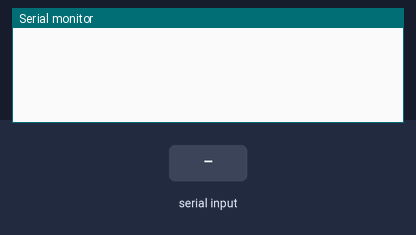
Bench run of a sketch on a simulated Arduino Leonardo, built with avr-gcc and run on an emulated ATmega32U4. On the bench: the last lines printed to the serial monitor. The test bench sets the inputs (shaded band). USB keyboard and mouse output is not drawn.

Above: at 1.2 s.
1.3 s: "A" received over the second serial link
At 2.5 s:
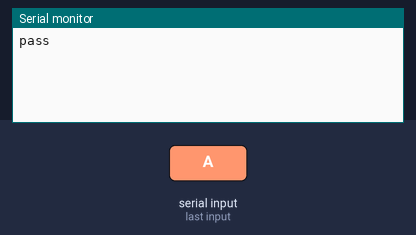
2.8 s: "B" received over the second serial link
At 3.7 s:
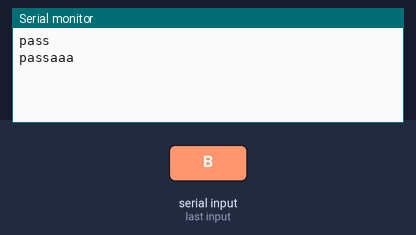

The sketch:

LeagueOfLegend_Voice_Control.ino
```cpp
#include <SoftwareSerial.h>
#include <Keyboard.h>
#include <HID.h>


SoftwareSerial bluetooth(8,7);

void setup(){
  Serial.begin(9600);
  bluetooth.begin(9600);
  Keyboard.begin();
}

void loop(){


  if (bluetooth.available()) {
    switch(bluetooth.read()){
      case'A':
      Keyboard.write('q');
      Serial.println("pass");
      delay(10);
      break;

      case'B':
      Keyboard.write('w');
      Serial.println("passaaa");
      delay(10);
      break;

      case'C':
      Keyboard.write('e');
      Serial.println("passaaa");
      delay(10);
      break;

      case'D':
      Keyboard.write('r');
      Serial.println("passaaa");
      delay(10);
      break;

      case'E':
      Keyboard.write('d');
      Serial.println("passaaa");
      delay(10);
      break;

      case'F':
      Keyboard.write('f');
      Serial.println("passaaa");
      delay(10);
      break;


    }


  }

}
```

Measured:
- after the input at 1.3 s, the serial monitor: prints a new line at once (image 1)
- after the input at 2.8 s, the serial monitor: prints a new line at once (image 2)
